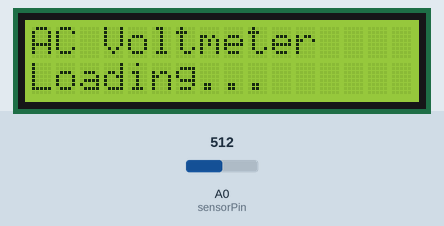
This sketch was run on a simulated Arduino Uno, built with avr-gcc and run on an emulated ATmega328P. Shown: 16×2 character LCD. The inputs (shaded band) are chosen by the test bench; at power-on: A0 (sensorPin) = 512.

Above: at 0.1 s.
At 2.7 s:
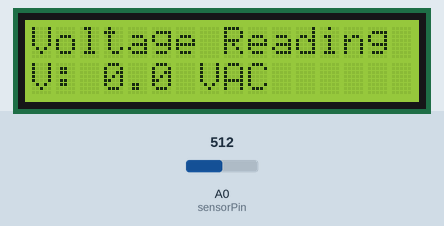
2.8 s: A0 (sensorPin) set to 716
At 3.08 s:
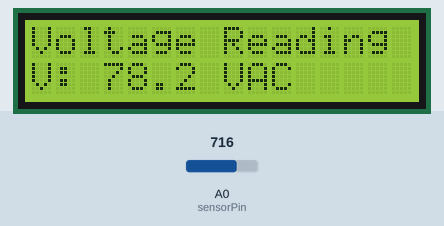
Timing chart, 0 to 5.8 s (numbered marks = the images above; inputs shaded):
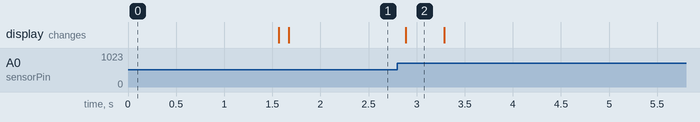

The sketch:

voltage_sensor.ino
```cpp
#include <LiquidCrystal.h>

// --- إعدادات الشاشة العادية (RS, En, D4, D5, D6, D7) ---
LiquidCrystal lcd(12, 11, 5, 4, 3, 2);

// --- إعدادات الحساس ---
const int sensorPin = A0;
const float CALIBRATION_FACTOR = 3.98;
const float VOLTAGE_REF = 5.0;

void setup() {

  lcd.begin(16, 2);

  lcd.setCursor(0, 0);
  lcd.print("AC Voltmeter");
  lcd.setCursor(0, 1);
  lcd.print("Loading...");
  delay(1500);
  lcd.clear();
}

void loop() {
  unsigned long startTime = millis();
  int maxValue = 0;
  int minValue = 1024;


  while (millis() - startTime < 100) {
    int sensorValue = analogRead(sensorPin);

    if (sensorValue > maxValue) maxValue = sensorValue;
    if (sensorValue < minValue) minValue = sensorValue;
  }

  // --- مرحلة الحسابات (Calculations) ---


  int peakToPeak = maxValue - minValue;


  double voltageRMS = ((peakToPeak * VOLTAGE_REF) / 1024.0) * 0.707;


  double finalVoltage = voltageRMS * CALIBRATION_FACTOR;
  double finaltest = (27.8 *finalVoltage ) + 0.3;

  // --- عرض النتائج على الشاشة ---
  lcd.setCursor(0, 0);
  lcd.print("Voltage Reading");

  lcd.setCursor(0, 1);
  if (peakToPeak > 10) {
    lcd.print("V: ");
    lcd.print(finaltest, 1);
    lcd.print(" VAC      ");
  } else {
    lcd.print("V: 0.0 VAC     ");
  }

  delay(300);
}
```

Measured:
- after the input at 2.8 s, the display: changes after 0.08 s (image 2)
- what the display in image 2 shows lasts 0.4 s, from 2.9 s to 3.3 s
